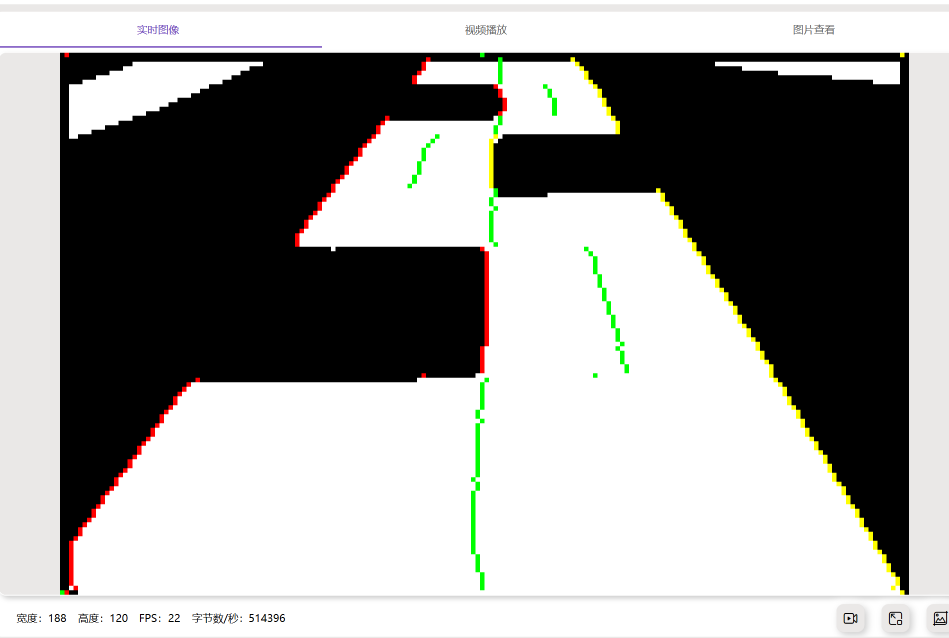
#> input picture 1.png, 1897 x 1276 px (shown at 1/2 size)
$ python ai.py
#> lines starting #> are read from the running program, lines starting #| are printed output that depends on the picture
# -*- coding: utf-8 -*-
"""
Created on Tue Mar 25 21:57:07 2025

@author: 寻木
"""

import numpy as np
import cv2
import matplotlib.pyplot as plt

# 假设H矩阵来自MATLAB计算


H = np.array([
[1.9194,
    6.0129,
 -901.9355],
    [0.0000,
    8.0484,
 -919.3548],
    [0.0000,
    0.0061,
    1]

], dtype=np.float32)

# 定义源点和目标点
p = np.array([[600, 570], [1200, 570], [600, 400], [1200, 400]], dtype=np.float32)
o = np.array([[1455, 570], [420, 570], [1340, 400], [550, 400]], dtype=np.float32)

# 验证数值映射
for i in range(len(p)):
    pt = np.append(p[i], 1.0)
    mapped_pt = H @ pt
    mapped_pt /= mapped_pt[2]
    print(f"源点 {p[i]} -> 映射后 [{mapped_pt[0]:.1f}, {mapped_pt[1]:.1f}] (期望目标: {o[i]})")

# 图像变换
img = cv2.imread("1.png")
#> img is the input picture: shape (1276, 1897, 3); mean B, G, R 155.7, 157.8, 158
warped_img = cv2.warpPerspective(img, H, (img.shape[1], img.shape[0]))
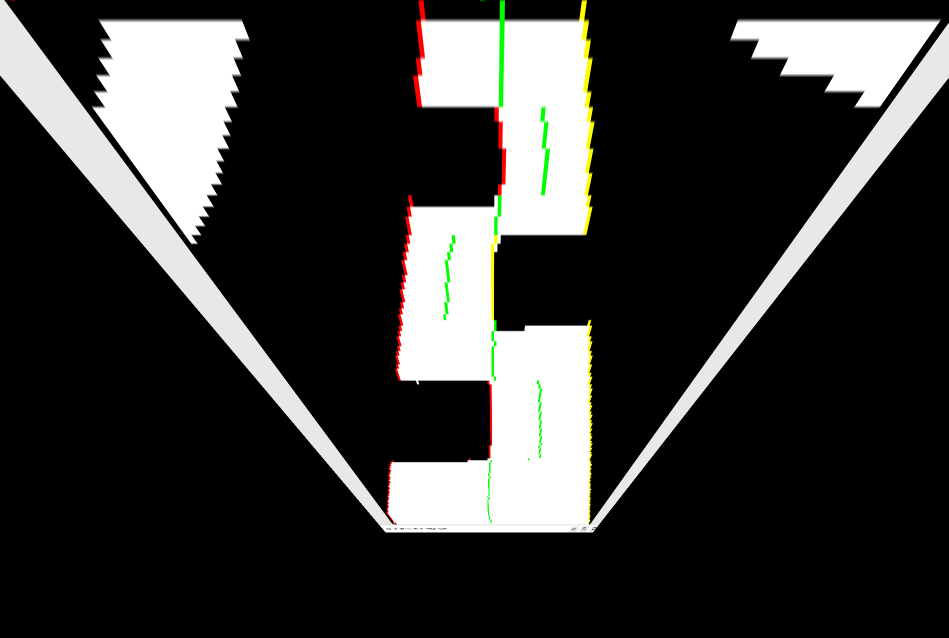
#> warped_img: shape (1276, 1897, 3) (shown at 1/2 size); mean B, G, R 53.4, 54.8, 54.9

# 显示结果
plt.figure(figsize=(10, 5))
plt.subplot(121), plt.imshow(cv2.cvtColor(img, cv2.COLOR_BGR2RGB)), plt.title("原图")
plt.subplot(122), plt.imshow(cv2.cvtColor(warped_img, cv2.COLOR_BGR2RGB)), plt.title("校正后")
plt.show()
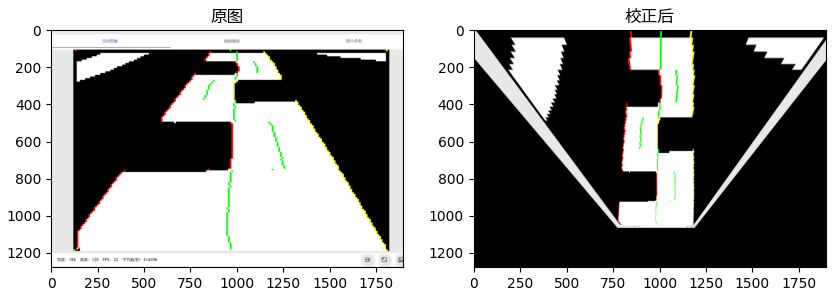
#> figure drawn by matplotlib, 2 panels
